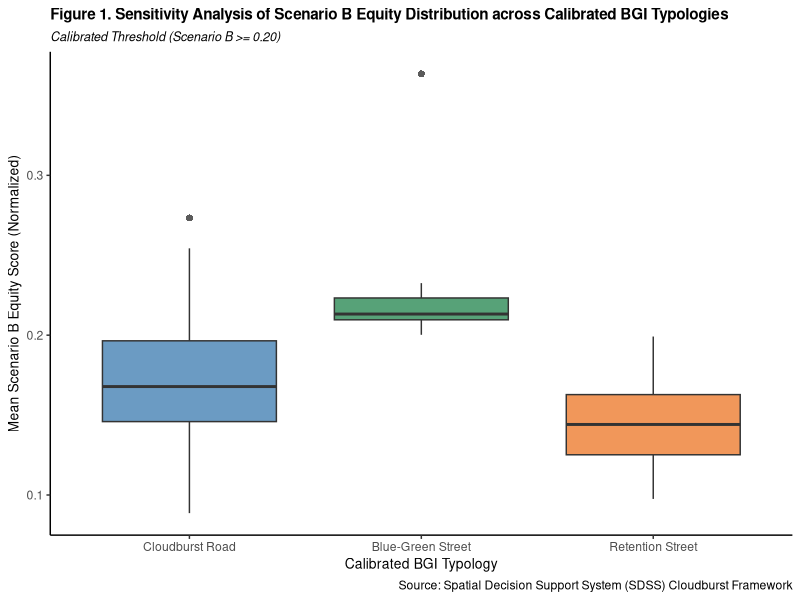

R code for this plot:
library(tidyverse)

library(readr)
se_queens_results <- read_csv("se_queens_results.csv")
View(se_queens_results)

# Use read_delim to specify comma separation and handle text quotes
df <- read_delim("se_queens_results.csv", 
                 delim = ",", 
                 escape_double = FALSE, 
                 trim_ws = TRUE)

df$GEOID <- as.character(df$GEOID)

# Verify column names
colnames(df)

# Clean up the dataframe by selecting variables needed for analysis
df_clean <- df %>%
  select(
    GEOID = GEOID, 
    Slope_Mean = slp_mean, 
    Scenario_B_Equity = ScenB_mean, 
    BGI_Typology = BGI_Type
  )

head(df_clean)

# Convert to a factor matching exact symbology categories
df_clean$BGI_Typology <- factor(df_clean$BGI_Typology, 
                                levels = c("Cloudburst Road", "Blue-Green Street", "Retention Street"))

# Summary table
typology_summary <- df_clean %>%
  group_by(BGI_Typology) %>%
  summarise(
    Tract_Count = n(),
    Percentage = (n() / nrow(df_clean)) * 100
  )

print(typology_summary)

# Test a calibrated threshold of 0.20 for Scenario B using lowercase case_when
df_clean <- df_clean %>%
  mutate(BGI_Calibrated = case_when(
    Slope_Mean >= 0.03 ~ "Cloudburst Road",
    Scenario_B_Equity >= 0.20 ~ "Blue-Green Street",
    TRUE ~ "Retention Street"
  ))

# Convert the new column to a factor so it summarizes cleanly
df_clean$BGI_Calibrated <- factor(df_clean$BGI_Calibrated, 
                                  levels = c("Cloudburst Road", "Blue-Green Street", "Retention Street"))

# Calculate and print the new distribution
calibrated_summary <- df_clean %>%
  group_by(BGI_Calibrated) %>%
  summarise(
    Tract_Count = n(),
    Percentage = (n() / nrow(df_clean)) * 100
  )

print(calibrated_summary)

# View and sort the 13 tracts that qualify under the 0.20 equity tier
equity_hotspots <- df_clean %>%
  filter(Scenario_B_Equity >= 0.20) %>%
  arrange(desc(Scenario_B_Equity)) %>%
  select(GEOID, Slope_Mean, Scenario_B_Equity, BGI_Typology, BGI_Calibrated)

print(equity_hotspots)

# Create a boxplot visualizing the sensitivity shift
ggplot(df_clean, aes(x = BGI_Calibrated, y = Scenario_B_Equity, fill = BGI_Calibrated)) +
  geom_boxplot(alpha = 0.8, outlier.shape = 16, outlier.size = 2) +
  scale_fill_manual(values = c("Cloudburst Road" = "#4682B4",       # Blue
                               "Blue-Green Street" = "#2E8B57",     # Green
                               "Retention Street" = "#ED7D31")) +   # Orange
  labs(
    title = "Figure 1. Sensitivity Analysis of Scenario B Equity Distribution across Calibrated BGI Typologies",
    subtitle = "Calibrated Threshold (Scenario B >= 0.20)",
    x = "Calibrated BGI Typology",
    y = "Mean Scenario B Equity Score (Normalized)",
    caption = "Source: Spatial Decision Support System (SDSS) Cloudburst Framework"
  ) +
  theme_classic() +
  theme(
    plot.title = element_text(face = "bold", size = 11),
    plot.subtitle = element_text(face = "italic", size = 9),
    legend.position = "none",
    axis.title = element_text(size = 10)
  )

# Check for significant differences across categories
k_test <- kruskal.test(Scenario_B_Equity ~ BGI_Calibrated, data = df_clean)

# Print results
print("Kruskal-Wallis Rank Sum Test:")
print(k_test)

library(spdep)

# Pull the X and Y coordinates directly from loaded 'df' object
coords <- cbind(df$X, df$Y)

# Build the distance-based neighbor network
neighbors <- dnearneigh(coords, 0, 1500)

# Create spatial weights with zero.policy active for edges
weights <- nb2listw(neighbors, style = "W", zero.policy = TRUE)

# Run the spatial clustering test on Scenario B Equity metrics
moran_result <- moran.test(df_clean$Scenario_B_Equity, weights, zero.policy = TRUE)

print(moran_result)

sessionInfo()
